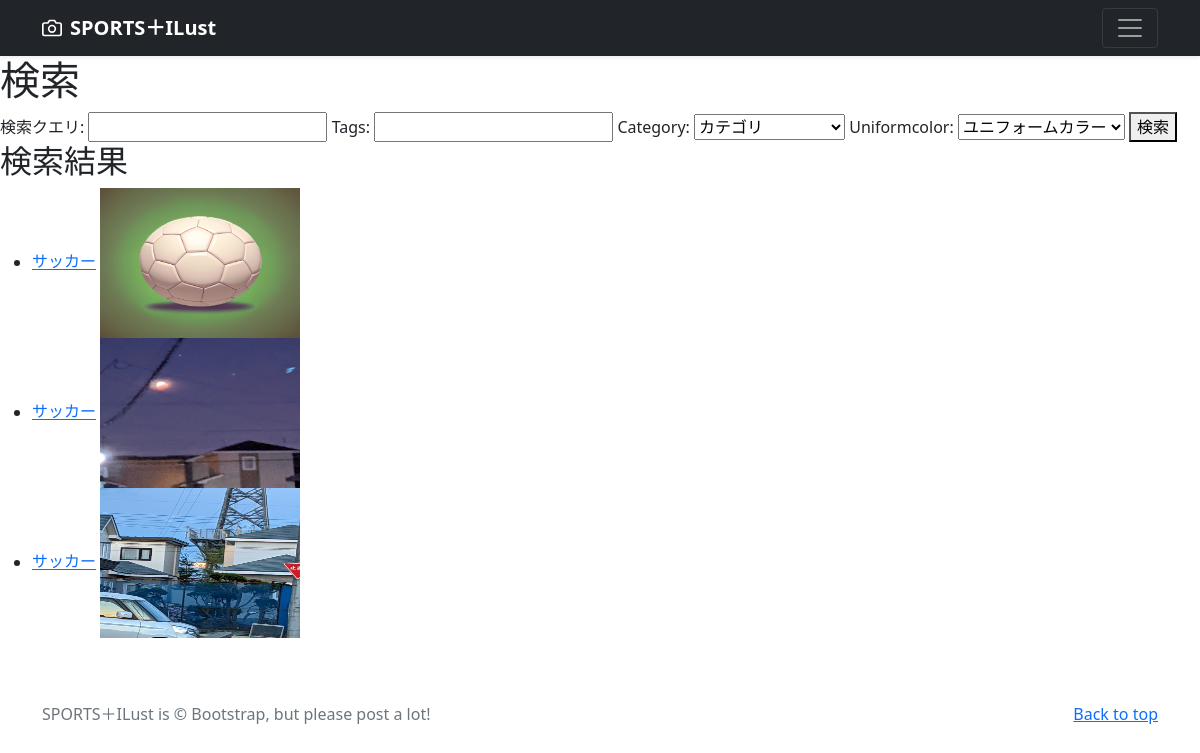
Page /search/ (signed in) on the committed database.
### ilast/models.py (models this page shows, shortened)
class IlastoPost(models.Model):
    user = models.ForeignKey(
        CustomUser,
        verbose_name='ユーザー',
        on_delete=models.CASCADE
        )
    category = models.ForeignKey(
        Category,
        verbose_name='カテゴリ',
        on_delete=models.PROTECT
        )
    uniformcolor = models.ForeignKey(
        Uniformcolor,
        verbose_name=' ユニフォームカラー',
        on_delete=models.PROTECT
        )
    title = models.CharField(
        verbose_name='タイトル',
        max_length=200
        )
    comment = models.TextField(
        verbose_name='コメント',
        )
    image1 = models.ImageField(
        verbose_name='イメージ1',
        upload_to = 'ilasts'
        )
    image2 = models.ImageField(
        verbose_name='イメージ2',
        upload_to = 'ilasts',
        blank=True,
        null=True
        )
    posted_at = models.DateTimeField(
        verbose_name='投稿日時',
        auto_now_add=True
        )
    tags = TaggableManager()

### ilast/views.py (the view)
# urls.py: path('search/', views.search, name='search_results'),
def search(request):
    form = SearchForm(request.GET)
    results = []
    if form.is_valid():
        query = form.cleaned_data.get('query')
        tags = form.cleaned_data.get('tags')
        category = form.cleaned_data.get('category')
        uniformcolor = form.cleaned_data.get('uniformcolor')
        results = IlastoPost.objects.all()
        if query:
            results = results.filter(Q(title__icontains=query) | Q(comment__icontains=query))
        if tags:
            results = results.filter(tags__name__in=tags)
        if category:
            results = results.filter(category=category)
        if uniformcolor:
            results = results.filter(uniformcolor=uniformcolor)
    context = {'form': form, 'results': results}
    return render(request, 'search_results.html', context)

### ilast/forms.py
class SearchForm(forms.Form):
    query = forms.CharField(label='検索クエリ', required=False)
    tags = TagField(label='タグ', required=False)
    category = forms.ModelChoiceField(queryset=Category.objects.all(), empty_label='カテゴリ', required=False)
    uniformcolor = forms.ModelChoiceField(queryset=Uniformcolor.objects.all(), empty_label='ユニフォームカラー', required=False)

### ilast/models.py (called while the page is built)
    def __str__(self):
        return self.title

    def __str__(self):
        return self.title

### ilast/templates/search_results.html
{% extends 'base.html' %}
{% block contents %}
  <h1>検索</h1>
  <form method="GET">
    {{ form }}
    <button type="submit">検索</button>
  </form>
  <h2>検索結果</h2>
  <ul>
    {% for result in results %}
      <li>
        <a href="{% url 'ilast:ilast_detail' result.pk %}">{{ result.title }}</a>
        <img src="{{ result.image1.url }}" alt="{{ result.title }}" width="200" height="150">
      </li>
    {% empty %}
      <li>検索結果がありません</li>
    {% endfor %}
  </ul>
{% endblock %}

### rows in the picture
IlastoPost: title "サッカー", image1 (picture)
IlastoPost: title "サッカー", image1 (picture)
IlastoPost: title "サッカー", image1 (picture)
